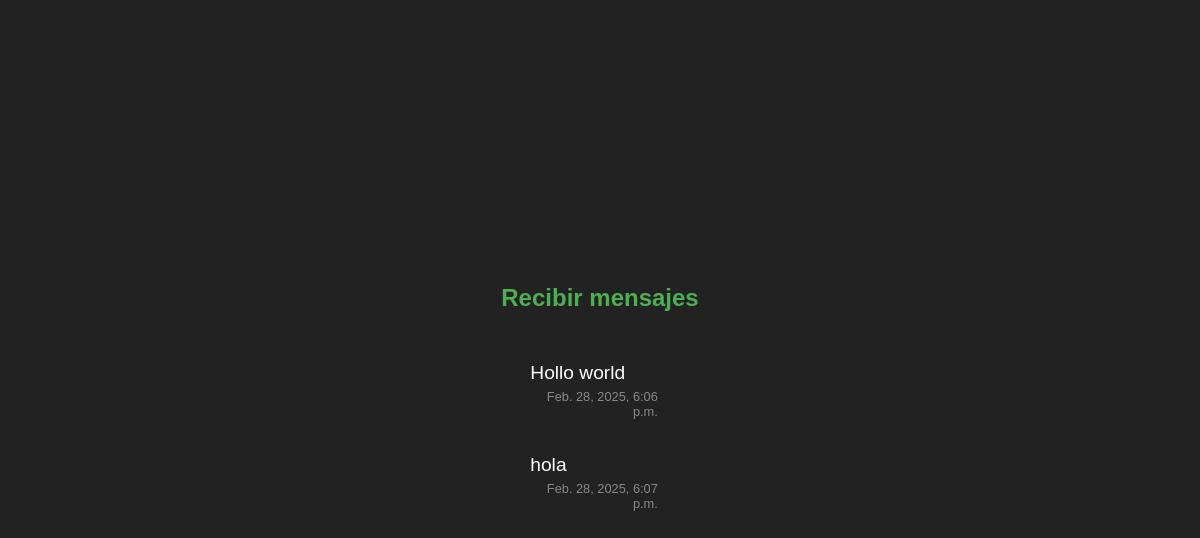
The app's page /, older data.
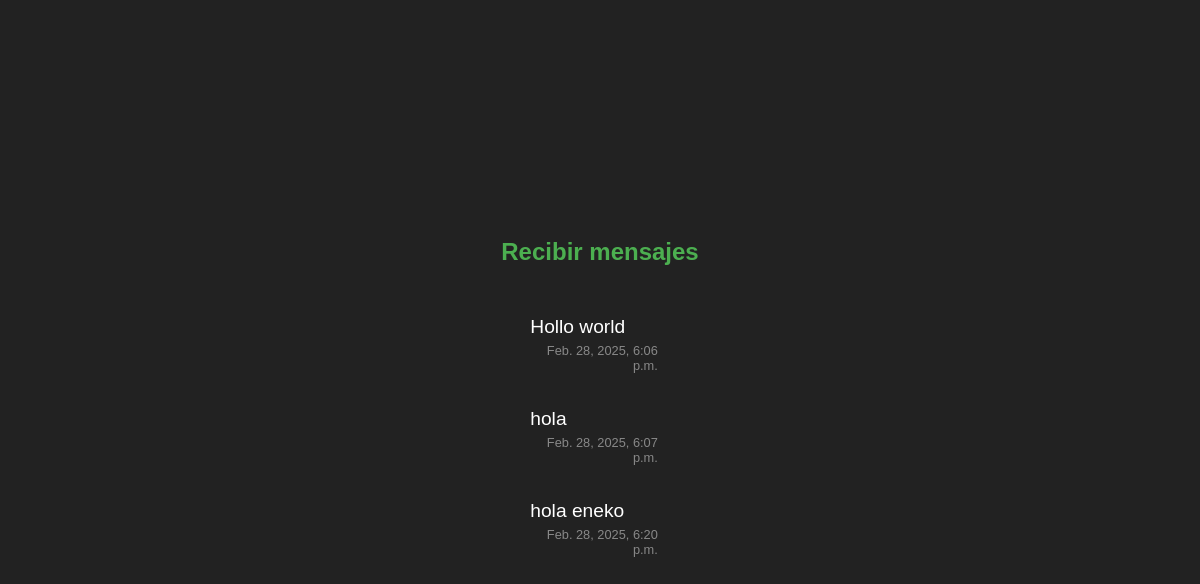
The same page, newer data.
### subscriptorApp/models.py (models this page shows, shortened)
class MensajeRecibido(models.Model):
    texto = models.TextField()
    fecha_recepcion = models.DateTimeField(auto_now_add=True)

### subscriptorApp/views.py (the view)
# urls.py: path('', views.ListaMensajesView.as_view(), name='index'),
class ListaMensajesView(View):
    def get(self, request):
        mensajes = MensajeRecibido.objects.order_by("fecha_recepcion")
        return render(request, "index.html", {"lista_mensajes": mensajes})

### templates/index.html (shortened to what this page needs)
{% load static %}
<!DOCTYPE html>
<html lang="es">
<head>
    <link rel="stylesheet" href="{% static 'estilo.css' %}">
</head>
<body>
<h2>Recibir mensajes</h2>
{% if lista_mensajes %}
    <div class="messages">
        {% for mensaje in lista_mensajes %}
            <div class="message">
                <div class="message-text">{{ mensaje.texto }}</div>
                <div class="message-time">{{ mensaje.fecha_recepcion }}</div>
            </div>
        {% endfor %}
    </div>
{% else %}
    <p>No hay mensajes</p>
{% endif %}
</body>
</html>

### static/estilo.css (style rules this page uses)
body { font-family: Arial, sans-serif; background-color: #222; color: white; margin: 0; padding: 0; display: flex; flex-direction: column; align-items: center; justify-content: center; height: 100vh; }
h2 { color: #4caf50; }
.messages { margin-top: 20px; display: flex; flex-direction: column; }
.message { margin-bottom: 15px; padding: 10px; border-radius: 10px; max-width: 80%; }
.message-text { font-size: 1.2em; margin-bottom: 5px; }
.message-time { text-align: right; font-size: 0.8em; color: #888; }

Row changes from the older to the newer data that the page shows:
added MensajeRecibido: texto "hola eneko", fecha_recepcion "Feb. 28, 2025, 6:20 p.m."
